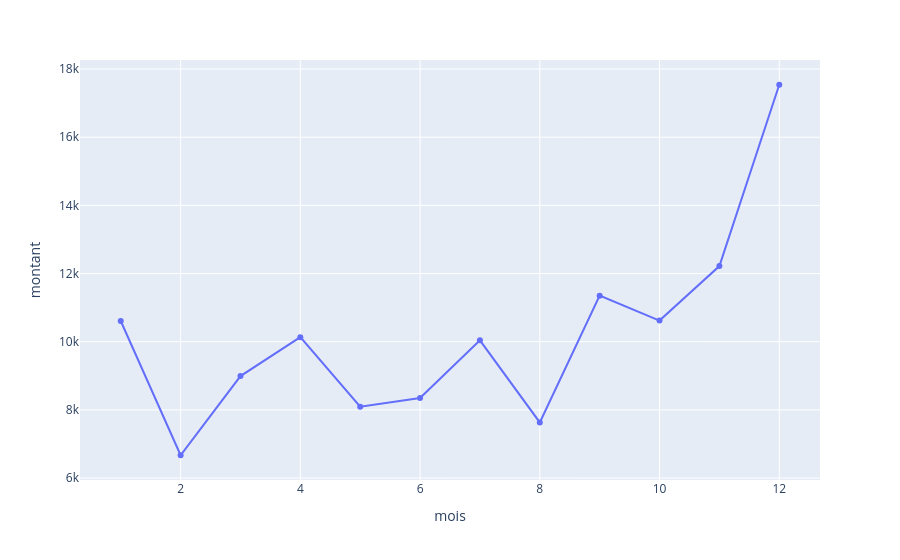

Source (notebook cell):
### Markdown cell above
### Exercice 6.4 — Courbe : le chiffre d'affaires mensuel

Trace l'évolution du chiffre d'affaires mois par mois, avec des marqueurs sur les points.

### Code cell
agg = df.groupby("mois")["montant"].sum().reset_index()
px.line(agg, x="mois", y="montant", markers=True)

### Figure 1 — Plotly figure (JSON) as saved in the notebook; plotly's stock layout.template omitted (floating-point values rounded to 4 significant figures)
{"data": [{"hovertemplate": "mois=%{x}<br>montant=%{y}<extra></extra>", "legendgroup": "", "line": {"color": "#636efa", "dash": "solid"}, "marker": {"symbol": "circle"}, "mode": "lines+markers", "name": "", "orientation": "v", "showlegend": false, "type": "scatter", "x": [1, 2, 3, 4, 5, 6, 7, 8, 9, 10, 11, 12], "xaxis": "x", "y": [10610.0, 6669.0, 8991.0, 10130.0, 8095.0, 8346.0, 10040.0, 7632.0, 11350.0, 10620.0, 12220.0, 17540.0], "yaxis": "y"}], "layout": {"legend": {"tracegroupgap": 0}, "margin": {"t": 60}, "xaxis": {"anchor": "y", "domain": [0, 1], "title": {"text": "mois"}}, "yaxis": {"anchor": "x", "domain": [0, 1], "title": {"text": "montant"}}}}
